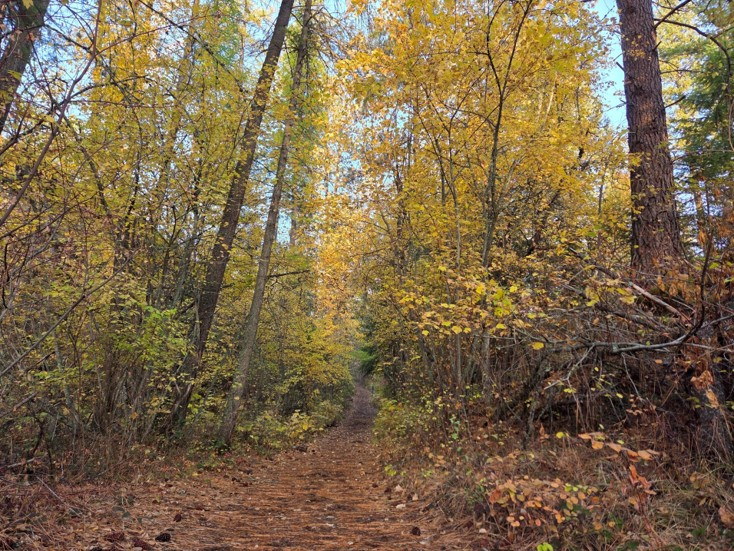
#> input picture datasets_and_media/trees.jpg, 734 x 551 px, found by its file name
$ python blur_image.py
#> lines starting #> are read from the running program, lines starting #| are printed output that depends on the picture
import cv2 as cv

img = cv.imread('datasets_and_media/trees.jpg')
#> img is the input picture: shape (551, 734, 3); mean B, G, R 74, 103.3, 122.7
key = ord("r")

img = cv.cvtColor(img, cv.COLOR_BGR2GRAY)
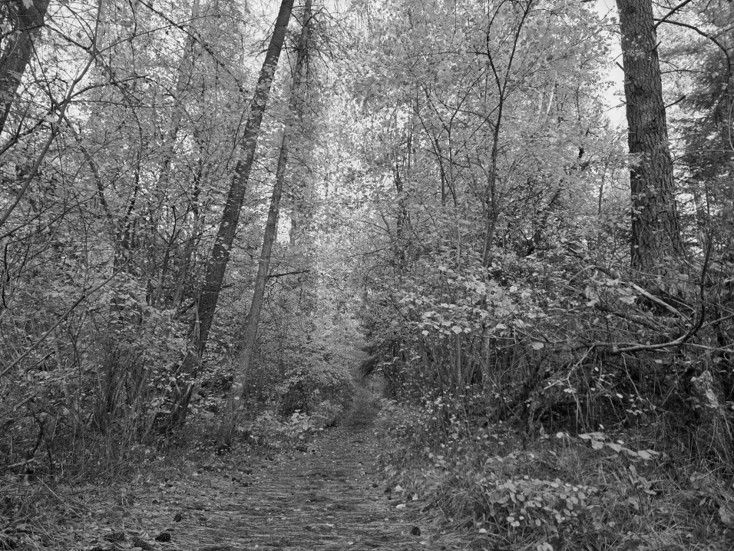
#> img: shape (551, 734); min 0, max 255, mean 105.8
# ksize == kernel size???
img = cv.blur(img, (5, 5))
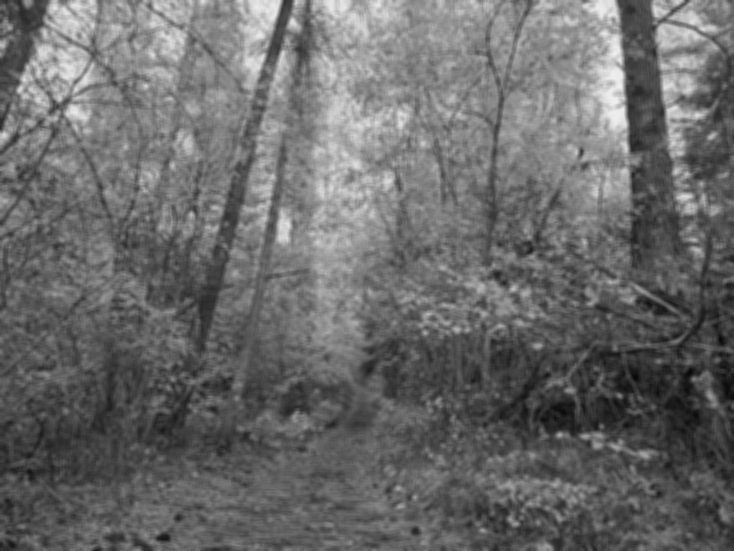
#> img: shape (551, 734); min 7, max 238, mean 105.8

# gaussian blur (normal distribution)
# img = cv.GaussianBlur(img, (5, 5), 3)

# median blur (helps remove "salt and pepper" noise)
# img = cv.medianBlur(img, 5)

while key != ord("s") and key != ord("S"):
    cv.imshow("Tree Picture", img)
    key = cv.waitKey()
#> (key Esc is pressed here)
cv.destroyAllWindows()

$ run again, with datasets_and_media/wood.jpg copied over datasets_and_media/trees.jpg
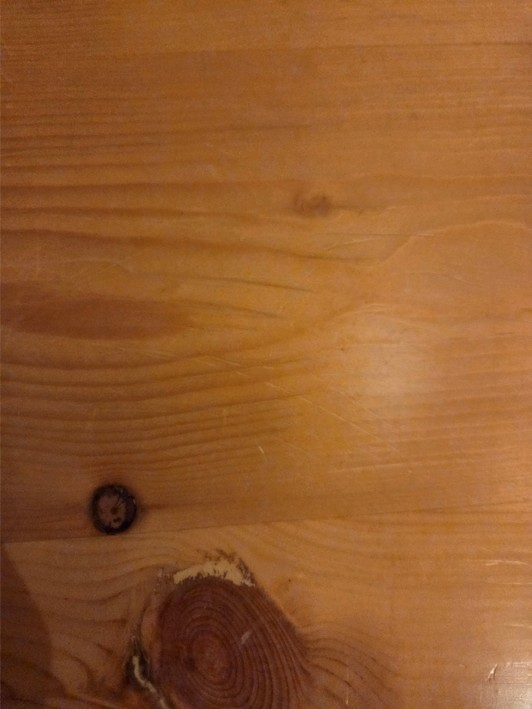
#> input picture datasets_and_media/wood.jpg, 532 x 709 px, found by its file name
#> img is the input picture: shape (709, 532, 3); mean B, G, R 45.4, 90.6, 147.3
#> `img = cv.cvtColor(img, cv.COLOR_BGR2GRAY)`:
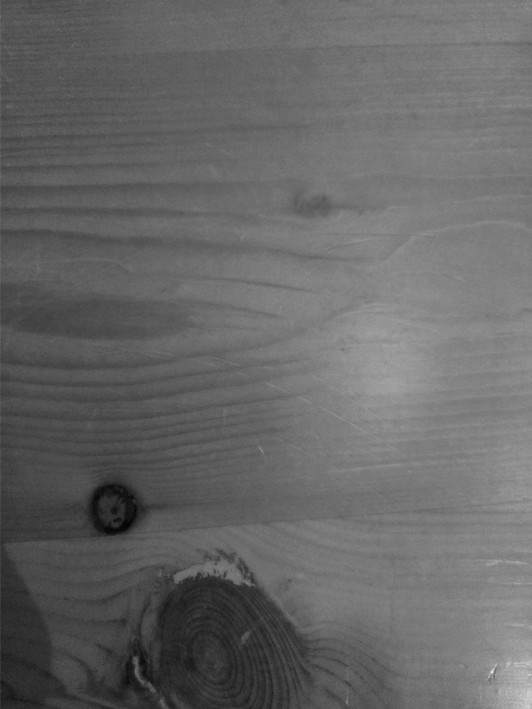
#> img: shape (709, 532); min 4, max 229, mean 102.5
